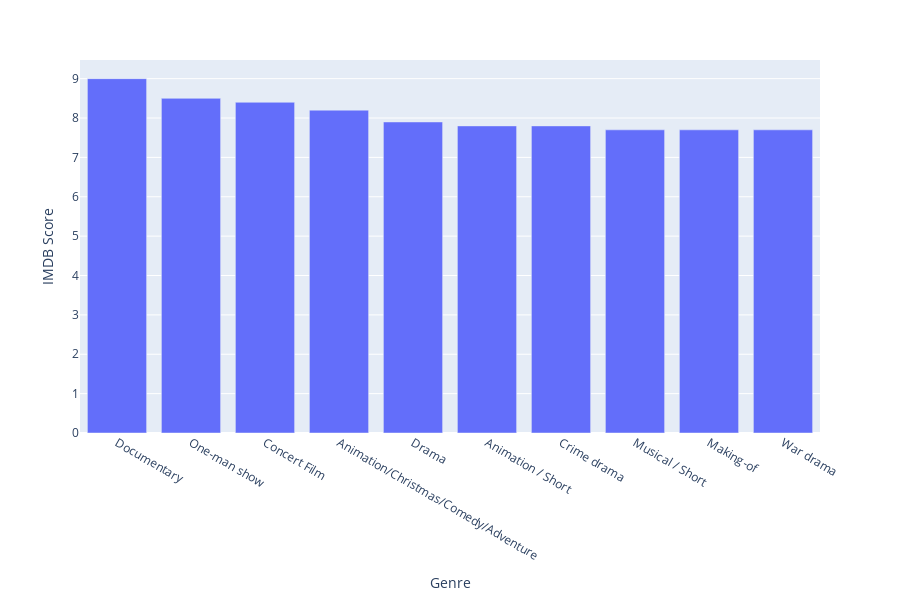

Source (notebook cell):
### Markdown cell above
9 - The top 10 'Genre's with the highest IMDB Ratings and visualization.

### Code cell
data = df.groupby('Genre').agg({'IMDB Score':'max'}).sort_values('IMDB Score',ascending=False)[0:10].reset_index()
print(data)
fig = px.bar(data,x=data.Genre,y=data['IMDB Score'],width=900,height=600)
fig.show("png")

### Figure 1 — Plotly figure (JSON) as saved in the notebook; plotly's stock layout.template omitted (floating-point values rounded to 4 significant figures)
{"data": [{"alignmentgroup": "True", "hovertemplate": "Genre=%{x}<br>IMDB Score=%{y}<extra></extra>", "legendgroup": "", "marker": {"color": "#636efa", "pattern": {"shape": ""}}, "name": "", "offsetgroup": "", "orientation": "v", "showlegend": false, "textposition": "auto", "type": "bar", "x": ["Documentary", "One-man show", "Concert Film", "Animation/Christmas/Comedy/Adventure", "Drama", "Animation / Short", "Crime drama", "Musical / Short", "Making-of", "War drama"], "xaxis": "x", "y": [9, 8.5, 8.4, 8.2, 7.9, 7.8, 7.8, 7.7, 7.7, 7.7], "yaxis": "y"}], "layout": {"barmode": "relative", "height": 600, "legend": {"tracegroupgap": 0}, "margin": {"t": 60}, "width": 900, "xaxis": {"anchor": "y", "domain": [0, 1], "title": {"text": "Genre"}}, "yaxis": {"anchor": "x", "domain": [0, 1], "title": {"text": "IMDB Score"}}}}
